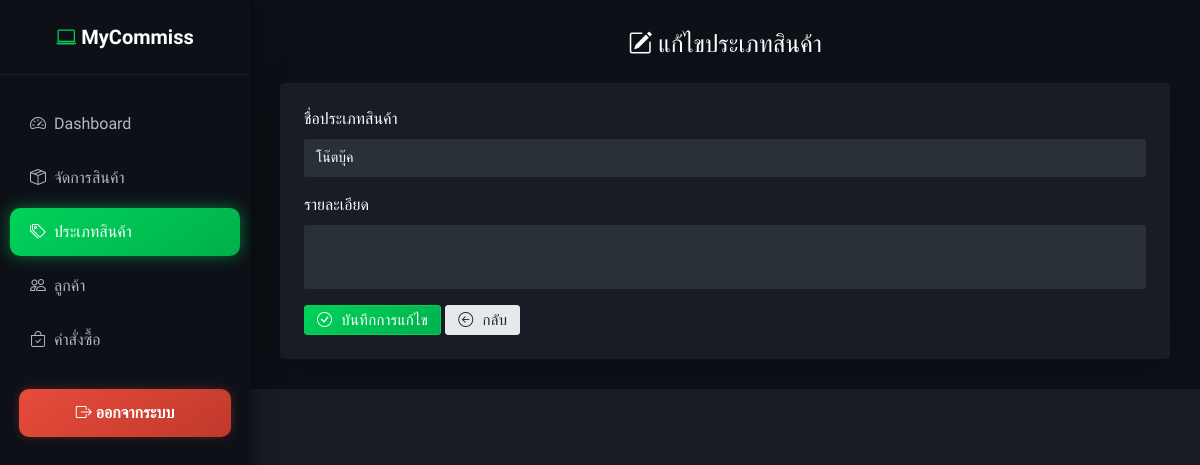
Page /admin/categories/category_edit.php?id=1 on the earlier database version.
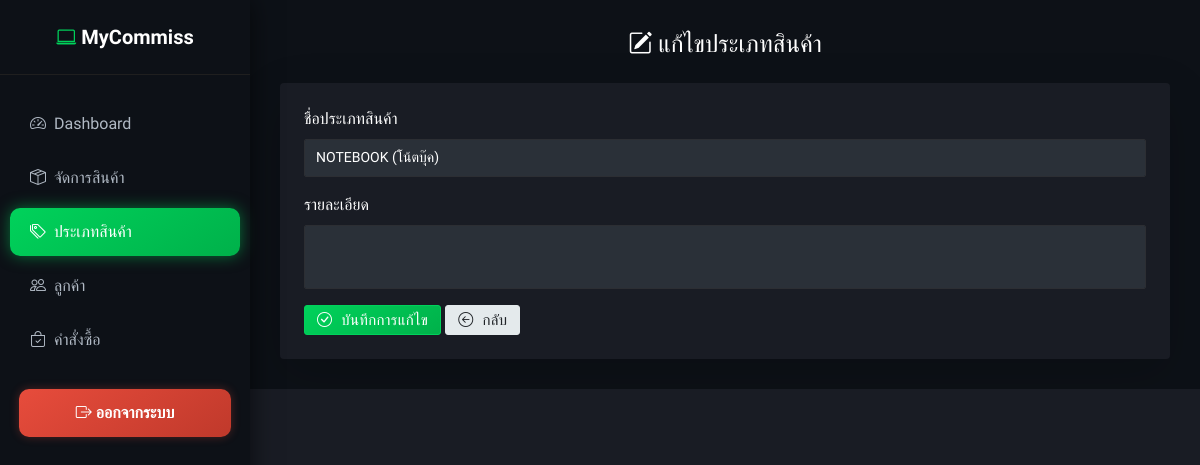
Same page on the later database version.
### tables this page shows
CREATE TABLE `category` (
  `cat_id` int(11) NOT NULL,
  `cat_name` varchar(255) NOT NULL,
  `cat_description` varchar(255) DEFAULT NULL
);

### admin/categories/category_edit.php (the view, shortened to what this page needs)
<?php
include __DIR__ . "/../partials/connectdb.php";
$id = $_GET['id'] ?? null;
$stmt = $conn->prepare("SELECT * FROM category WHERE cat_id = ?");
$stmt->execute([$id]);
$cat = $stmt->fetch();
?>
<h3 class="mb-4 text-center fw-bold text-white">
  <i class="bi bi-pencil-square"></i> แก้ไขประเภทสินค้า
</h3>
<form method="post" class="card p-4 shadow-lg border-0">
  <div class="mb-3">
    <label class="form-label">ชื่อประเภทสินค้า</label>
    <input type="text" name="cat_name" value="<?= htmlspecialchars($cat['cat_name']) ?>" class="form-control" required>
  </div>
  <div class="mb-3">
    <label class="form-label">รายละเอียด</label>
    <textarea name="cat_description" rows="3" class="form-control"><?= htmlspecialchars($cat['cat_description'] ?? '') ?></textarea>
  </div>
  <div class="text-end">
    <button type="submit" class="btn btn-success">
      <i class="bi bi-check-circle"></i> บันทึกการแก้ไข
    </button>
    <a href="categories.php" class="btn btn-secondary">
      <i class="bi bi-arrow-left-circle"></i> กลับ
    </a>
  </div>
</form>
<?php
include __DIR__ . "/../partials/layout.php";
?>

Differences in the rows shown:
changed category: cat_name "โน๊ตบุ๊ค" → "NOTEBOOK (โน้ตบุ๊ค)"
